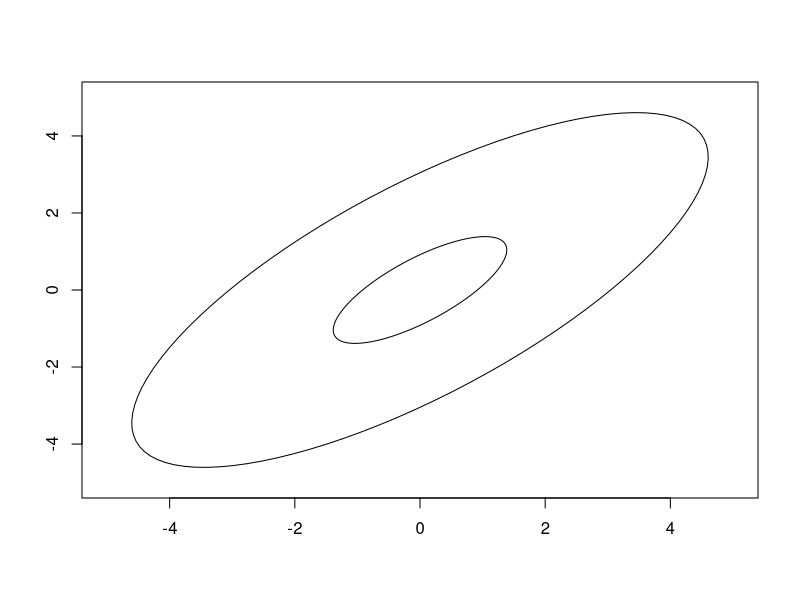

Write R code to recreate this figure.
# Example 4.2
e1 <- matrix(c(1/sqrt(2),1/sqrt(2)),ncol=1)
e2 <- matrix(c(1/sqrt(2),-1/sqrt(2)),ncol=1)
eigenvectors <- cbind(e1,e2)

angle <- atan(eigenvectors[2,1]/eigenvectors[1,1]) # sohcahtoa

library(plotrix)
mu <- c(0,0)

s11 <- 1
s12 <- 0.75

plot(0,pch='',ylab='',xlab='',xlim=c(-5,5),ylim=c(-5,5))
c50 <- qchisq(0.50,df=2)
lengths50 <- c(c50*sqrt(s11+s12),c50*sqrt(s11-s12))
draw.ellipse(x=mu[1],y=mu[2],a=lengths50[1],b=lengths50[2],angle=angle,deg=FALSE)

c90 <- qchisq(0.90,df=2)
lengths90 <- c(c90*sqrt(s11+s12),c90*sqrt(s11-s12))
draw.ellipse(x=mu[1],y=mu[2],a=lengths90[1],b=lengths90[2],angle=angle,deg=FALSE)

